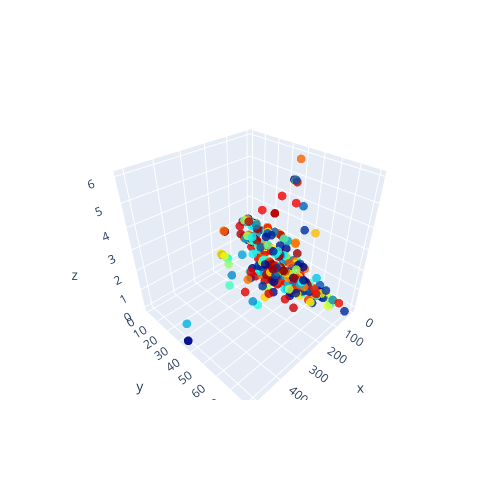

The cell this chart's notebook holds for it:
### Code cell
fig = go.Figure(data=[data], layout=layout)
fig

### Figure 1 — Plotly figure (JSON) as saved in the notebook; plotly's stock layout.template omitted (floating-point values rounded to 4 significant figures; data arrays with more than 128 entries replaced by an {"elided": "..."} marker saying what was removed)
{"data": [{"marker": {"color": {"elided": "1000 float values"}, "colorscale": [[0, "rgb(0,0,131)"], [0.2, "rgb(0,60,170)"], [0.4, "rgb(5,255,255)"], [0.6, "rgb(255,255,0)"], [0.8, "rgb(250,0,0)"], [1, "rgb(128,0,0)"]], "line": {"width": 0}, "opacity": 0.8, "size": 3}, "mode": "markers", "type": "scatter3d", "x": {"elided": "891 float values"}, "y": {"elided": "891 float values"}, "z": {"elided": "891 int values"}}], "layout": {"autosize": false, "height": 500, "margin": {"b": 100, "l": 50, "pad": 4, "r": 50, "t": 100}, "width": 500}}
